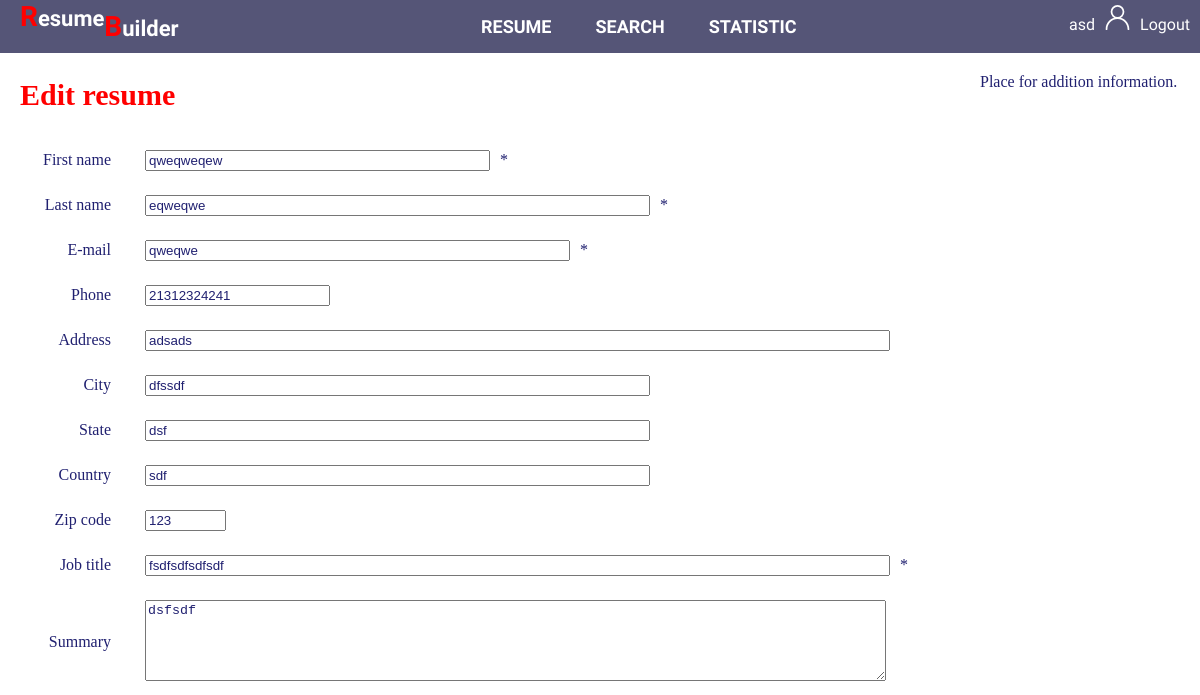
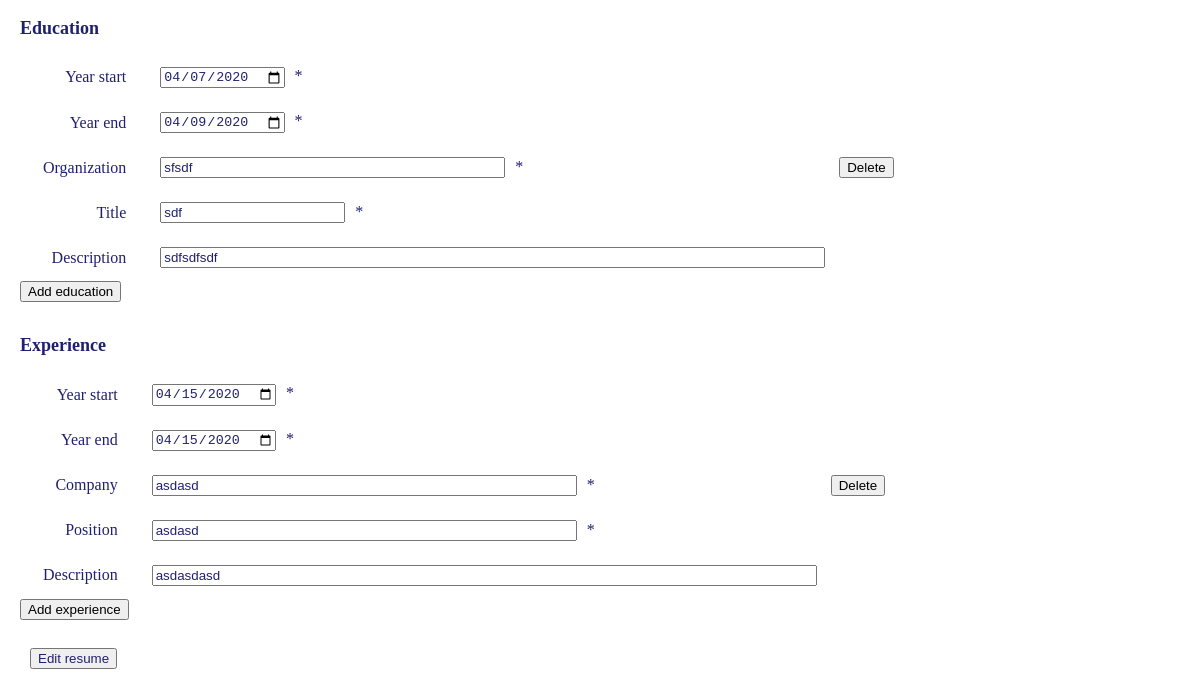
/resume/40/edit/ (signed in), run on an earlier commit of the app's database (2 pictures, top to bottom).
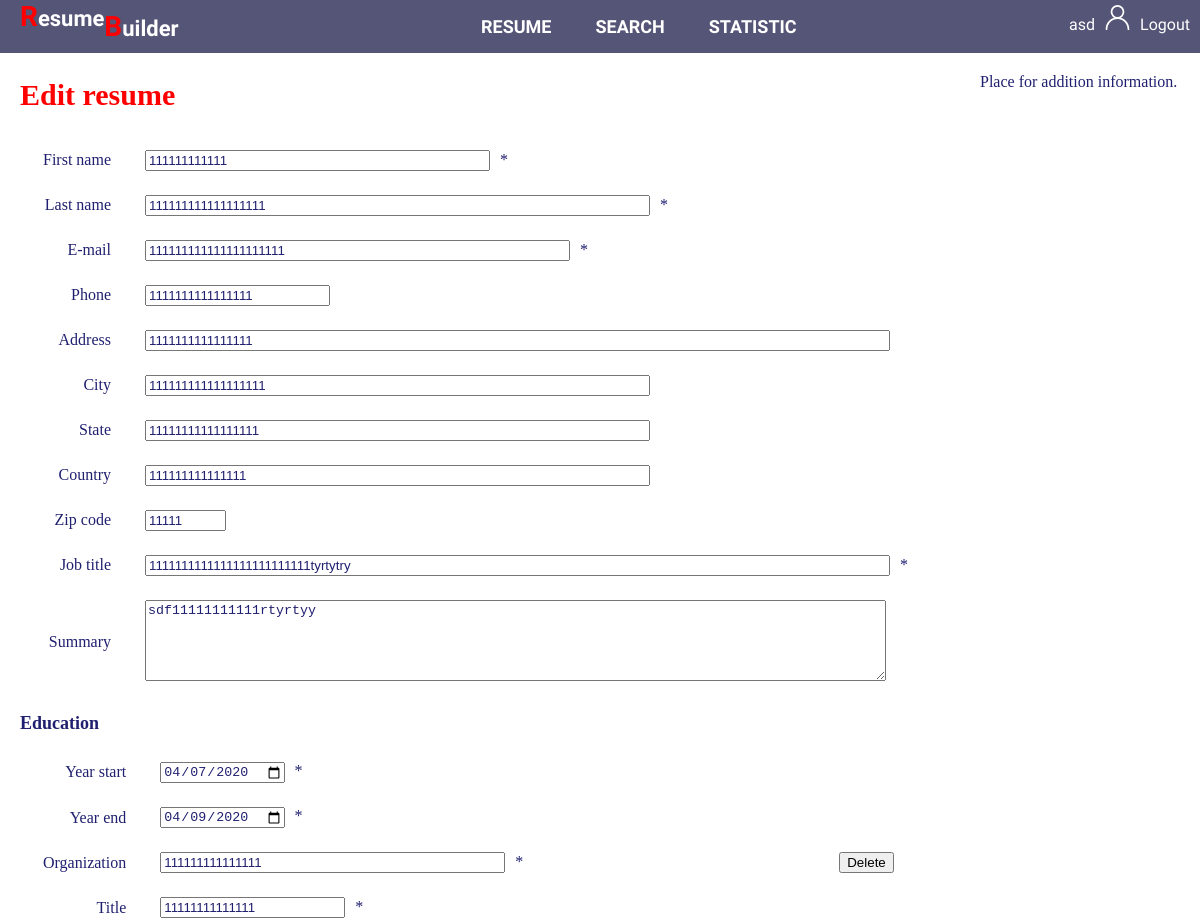
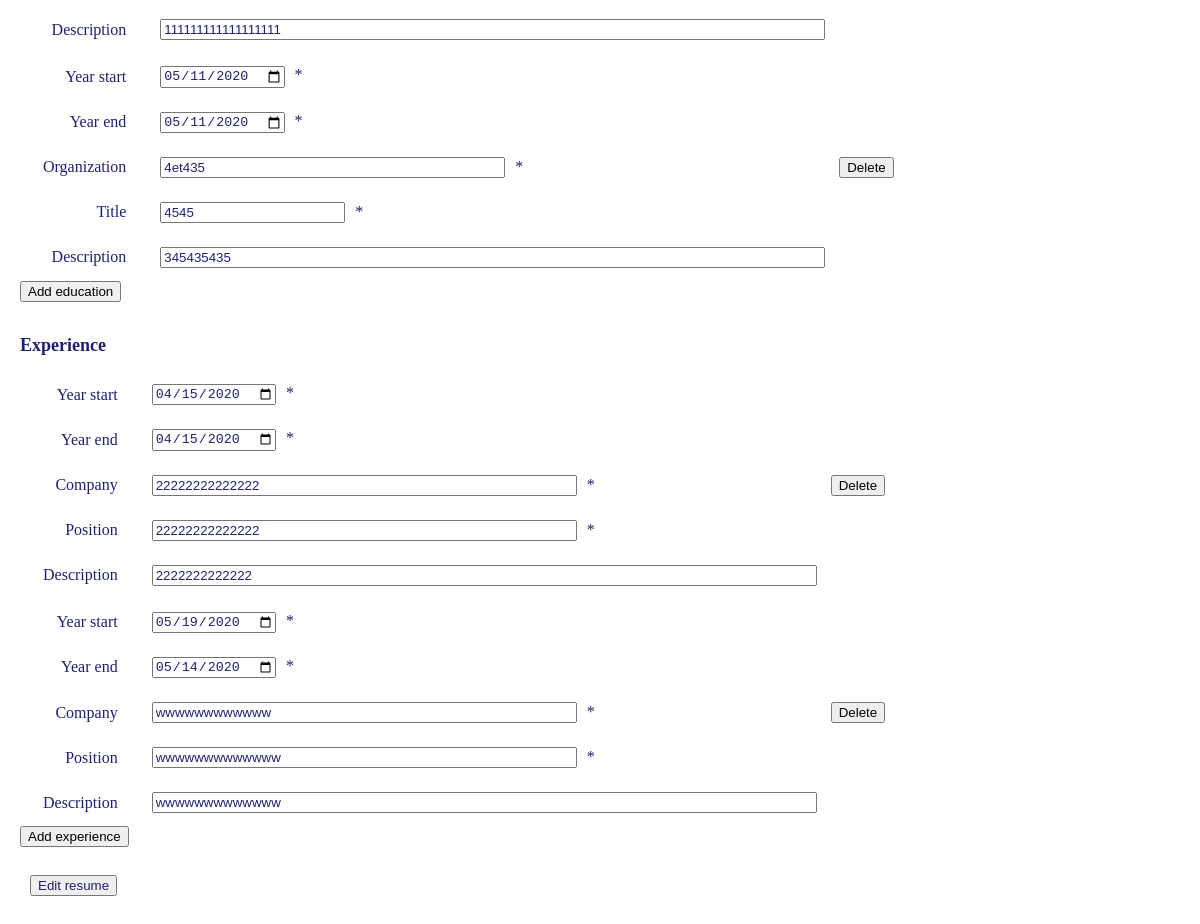
And on a later commit of the database (2 pictures, top to bottom).
### resume/models.py (models this page shows)
class Resume(models.Model):
	first_name=models.CharField("First name", max_length=70, null=True)
	last_name=models.CharField("Last name", max_length=70, null=True)
	user_id=models.ForeignKey(User, on_delete=models.CASCADE, null=True)
	email=models.CharField("E-mail", max_length=50, null=True)
	phone=models.CharField("Phone", max_length=12, null=True, blank=True)
	address=models.CharField("Address", max_length=200, null=True, blank=True)
	city=models.CharField("City", max_length=40, null=True, blank=True)
	state=models.CharField("State", max_length=40, null=True, blank=True)
	country=models.CharField("Country", max_length=70, null=True, blank=True)
	zip_code=models.CharField("Zip code", max_length=5, null=True, blank=True)
	job_title=models.CharField("Job Title", max_length=100, null=True)
	summary=models.TextField("Summary", null=True, blank=True)

class Education(models.Model):
	resume_id=models.ForeignKey(Resume, on_delete=models.CASCADE, null=True)
	organization_name=models.CharField("Organization", max_length=70, null=True)
	description=models.CharField("Description", max_length=70, null=True, blank=True)
	title=models.CharField("Title", max_length=70, null=True)
	start_date=models.DateTimeField("Start date", null=True)
	end_date=models.DateTimeField("End date", null=True)

class Experience(models.Model):
	resume_id=models.ForeignKey(Resume, on_delete=models.CASCADE, null=True)
	position=models.CharField("Position", max_length=70, null=True)
	company_name=models.CharField("Organization", max_length=70, null=True)
	description=models.CharField("Description", max_length=70, null=True, blank=True)
	start_date=models.DateTimeField("Start date", null=True)
	end_date=models.DateTimeField("End date", null=True)

### resume/views.py (the view)
# urls.py: path('<int:resume_id>/edit/', views.editresume, name="editresume"),
def editresume(request, resume_id):
	args={}
	args.update(csrf(request))
	if request.user != Resume.objects.get(id=resume_id).user_id:
		return render(request, 'resume/addnew.html', {'error': 'You don\'t have permission edit this page'})
	if request.POST.get('job_title', ''):
		first_name=request.POST.get('first_name', '')
		last_name=request.POST.get('last_name', '')
		email=request.POST.get('email', '')
		phone=request.POST.get('phone', '')
		address=request.POST.get('address', '')
		city=request.POST.get('city', '')
		state=request.POST.get('state', '')
		country=request.POST.get('country', '')
		zip_code=request.POST.get('zip_code', '')
		job_title=request.POST.get('job_title', '')
		summary=request.POST.get('summary', '')
		r=Resume(id=resume_id,
				first_name=first_name,
				last_name=last_name,
				email=email,
				phone=phone,
				address=address,
				city=city,
				state=state,
				country=country,
				zip_code=zip_code,
				summary=summary,
				job_title=job_title,
				user_id=request.user)
		start_dates=request.POST.getlist('year_start', '')
		end_dates=request.POST.getlist('year_end', '')
		organizations=request.POST.getlist('organization', '')
		titles=request.POST.getlist('title', '')
		descriptions=request.POST.getlist('description', '')
		ed_list=[]
		for i in range(len(start_dates)):
			if start_dates[i]!="" and end_dates[i]!="" and organizations[i]!="" and titles[i]!="":
				ed=Education(start_date=start_dates[i],
					end_date=end_dates[i],
					organization_name=organizations[i],
					title=titles[i],
					description=descriptions[i],
					resume_id=r)
				ed_list.append(ed)
		ex_start_dates=request.POST.getlist('ex_year_start', '')
		ex_end_dates=request.POST.getlist('ex_year_end', '')
		companies=request.POST.getlist('company', '')
		positions=request.POST.getlist('position', '')
		ex_descriptions=request.POST.getlist('ex_description', '')
		ex_list=[]
		for i in range(len(ex_start_dates)):
			if ex_start_dates[i]!="" and ex_end_dates[i]!="" and companies[i]!="" and positions[i]!="":
				ex=Experience(start_date=ex_start_dates[i],
						end_date=ex_end_dates[i],
						company_name=companies[i],
						position=positions[i],
						description=ex_descriptions[i],
						resume_id=r)
				ex_list.append(ex)
		try:
			r.save()
			Experience.objects.filter(resume_id=resume_id).delete()
			Education.objects.filter(resume_id=resume_id).delete()
			for x in ed_list:
				x.save()
			for y in ex_list:
				y.save()
			return render(request, 'resume/addnew.html', {'status': 'Resume was edited'})
		except:
			return render(request, 'resume/addnew.html', {'error': 'Something went wrong'})
	else:
		resume=Resume.objects.get(id=resume_id)
		experience=Experience.objects.filter(resume_id=resume_id)
		education=Education.objects.filter(resume_id=resume_id)
		return render(request, 'resume/edit.html', {'resume': resume, 'experience': experience, 'education': education})

### JobMarket/templates/resume/edit.html (shortened to what the changed rows need)
{% extends 'base.html' %}
{% block content %}
<section class="main_section">
	<div class="content">
		<div class="content_inner">
			<h1>Edit resume</h1>
			{% if status %}
			<p>{{ status }}</p>
			{% else %}
			<form id="resume_form" action="{% url 'resume:editresume' resume.id %}" method="POST">
				<table class="table_for_forms">
					<tr>
						<td class="first_col">
							<label for="first_name">First name</label>
						</td>
						<td class="second_col">
							<input value="{{ resume.first_name }}" type="text" name="first_name" id="first_name" size="40" required>*
						</td>
					</tr>
					<tr>
						<td class="first_col">
							<label for="last_name">Last name</label>
						</td>
						<td class="second_col">
							<input value="{{ resume.last_name }}" type="text" name="last_name" id="last_name"  size="60" required>*
						</td>
					</tr>
					<tr>
						<td class="first_col">
							<label for="email">E-mail</label>
						</td>
						<td class="second_col">
							<input value="{{ resume.email }}" type="text" name="email" id="email"  size="50" required>*
						</td>
					</tr>
					<tr>
						<td class="first_col">
							<label for="phone">Phone</label>
						</td>
						<td class="second_col">
							<input value="{{ resume.phone }}" type="text" name="phone" id="phone" size="20" placeholder="+1-(XXX)-XXX-XX-XX">
						</td>
					</tr>
					<tr>
						<td class="first_col">
							<label for="address">Address</label>
						</td>
						<td class="second_col">
							<input value="{{ resume.address }}" type="text" name="address" id="address" size="90">
						</td>
					</tr>
					<tr>
						<td class="first_col">
							<label for="city">City</label>
						</td>
						<td class="second_col">
							<input value="{{ resume.city }}" type="text" name="city" id="city" size="60">
						</td>
					</tr>
					<tr>
						<td class="first_col">
							<label for="state">State</label>
						</td>
						<td class="second_col">
							<input value="{{ resume.state }}" type="text" name="state" id="state" size="60">
						</td>
					</tr>
					<tr>
						<td class="first_col">
							<label for="country">Country</label>
						</td>
						<td class="second_col">
							<input value="{{ resume.country }}" type="text" name="country" id="country" size="60">
						</td>
					</tr>
					<tr>
						<td class="first_col">
							<label for="zip_code">Zip code</label>
						</td>
						<td class="second_col">
							<input value="{{ resume.zip_code }}" type="text" name="zip_code" id="zip_code" size="7" maxlength="5">
						</td>
					</tr>
					<tr>
						<td class="first_col">
							<label for="job_title">Job title</label>
						</td>
						<td class="second_col">
							<input value="{{ resume.job_title }}" type="text" name="job_title" id="job_title" size="90" required>*
						</td>
					</tr>
					<tr>
						<td class="first_col">
							<label for="summary">Summary</label>
						</td>
						<td class="second_col">
							<textarea name="summary" id="summary" cols="90" rows="5">{{ resume.summary }}</textarea>
						</td>
					</tr>
					</table>
				<h2>Education</h2>
				{% if education %}
				{% for ed in education %}
				{% with y=forloop.counter|stringformat:"s" %}
				<div id="{{ 'education'|add:y }}" name="{{ 'education'|add:y }}" class="education">
					<table class="table_for_forms">
						<tr>
							<td class="first_col">
								<label for="year_start">Year start</label>
							</td>
							<td class="second_col">
								<input value="{{ ed.start_date|date:'Y-m-d' }}" type="date" name="year_start" min="1980-01-01">*
							</td><td></td>
						</tr>
						<tr>
							<td class="first_col">
								<label for="year_end">Year end</label>
							</td>
							<td class="second_col">
								<input value="{{ ed.end_date|date:'Y-m-d' }}" type="date" name="year_end">*
							</td><td></td>
						</tr>
						<tr>
							<td class="first_col">
								<label for="organization">Organization</label>
							</td>
							<td class="second_col">
								<input value="{{ ed.organization_name }}" type="text" name="organization" size="40">*
							</td><td><button class='del_edu' id="{{ 'del_edu'|add:y }}" name="{{ 'del_edu'|add:y }}" onclick="delete_education({{ y }})">Delete</button></td>
						</tr>
						<tr>
							<td class="first_col">
								<label for="title">Title</label>
							</td>
							<td class="second_col">
								<input value="{{ ed.title }}" type="text" name="title" bsize="70">*
							</td><td></td>
						</tr>
						<tr>
							<td class="first_col">
								<label for="description">Description</label>
							</td>
							<td class="second_col">
								<input value="{{ ed.description }}" type="text" name="description" size="80"><br>
							</td><td></td>
						</tr>
					</table>
				</div>
				{% endwith %}
				{% endfor %}
				{% endif %}
				<button class='edu' id="edu" name='edu' onclick="return false">Add education</button><br><br>
				<h2>Experience</h2>
				{% if experience %}
				{% for ex in experience %}
				{% with y=forloop.counter|stringformat:"s" %}
				<div id="{{ 'experience'|add:y }}" name="{{ 'experience'|add:y }}" class="experience">
					<table class="table_for_forms">
						<tr>
							<td class="first_col">
								<label for="ex_year_start">Year start</label>
							</td>
							<td class="second_col">
								<input type="date" value="{{ ex.start_date|date:'Y-m-d' }}" name="ex_year_start" id="ex_year_start" min="1980-01-01">*
							</td><td></td>
						</tr>
						<tr>
							<td class="first_col">
								<label for="ex_year_end">Year end</label>
							</td>
							<td class="second_col">
								<input type="date" value="{{ ex.end_date|date:'Y-m-d' }}" name="ex_year_end" id="ex_year_end">*
							</td><td></td>
						</tr>
						<tr>
							<td class="first_col">
								<label for="company">Company</label>
							</td>
							<td class="second_col">
								<input type="text" value="{{ ex.company_name }}" name="company" id="company" size="50">*
							</td><td><button class='del_exp' id="{{ 'del_exp'|add:y }}" name="{{ 'del_exp'|add:y }}" onclick="delete_experience({{ y }})">Delete</button></td>
						</tr>
						<tr>
							<td class="first_col">
								<label for="position">Position</label>
							</td>
							<td class="second_col">
								<input type="text" value="{{ ex.position }}" name="position" id="position" size="50">*
							</td><td></td>
						</tr>
						<tr>
							<td class="first_col">
								<label for="ex_description">Description</label>
							</td>
							<td class="second_col">
								<input type="text" value="{{ ex.description }}" name="ex_description" id="ex_description" size="80">
							</td><td></td>
						</tr>
					</table>
				</div>
				{% endwith %}
				{% endfor %}
				{% endif %}
				<button class='exp' id="exp" name='exp' onclick="return false">Add experience</button><br><br>
				<input type="submit" value="Edit resume" form="resume_form">
			</form>
			{% endif %}
			<br><br>
	</div></div>
</section>
{% endblock %}

What changed in the data, as far as the page shows it:
removed Education: year_start "04/07/2020", year_end "04/09/2020", organization "sfsdf", title "sdf", description "sdfsdfsdf"
removed Experience: ex_year_start "04/15/2020", ex_year_end "04/15/2020", company "asdasd", position "asdasd", ex_description "asdasdasd"
changed Resume: first_name "qweqweqew" → "111111111111"; last_name "eqweqwe" → "111111111111111111"; email "qweqwe" → "111111111111111111111"; phone "21312324241" → "1111111111111111"; address "adsads" → "1111111111111111"; city "dfssdf" → "111111111111111111"; state "dsf" → "11111111111111111"; country "sdf" → "111111111111111"; zip_code "123" → "11111"; job_title "fsdfsdfsdfsdf" → "1111111111111111111111111tyrtytry"; summary "dsfsdf" → "sdf11111111111rtyrtyy"
added Education: year_start "04/07/2020", year_end "04/09/2020", organization "111111111111111", title "11111111111111", description "111111111111111111"
added Education: year_start "05/11/2020", year_end "05/11/2020", organization "4et435", title "4545", description "345435435"
added Experience: ex_year_start "04/15/2020", ex_year_end "04/15/2020", company "22222222222222", position "22222222222222", ex_description "2222222222222"
added Experience: ex_year_start "05/19/2020", ex_year_end "05/14/2020", company "wwwwwwwwwwww", position "wwwwwwwwwwwww", ex_description "wwwwwwwwwwwww"
